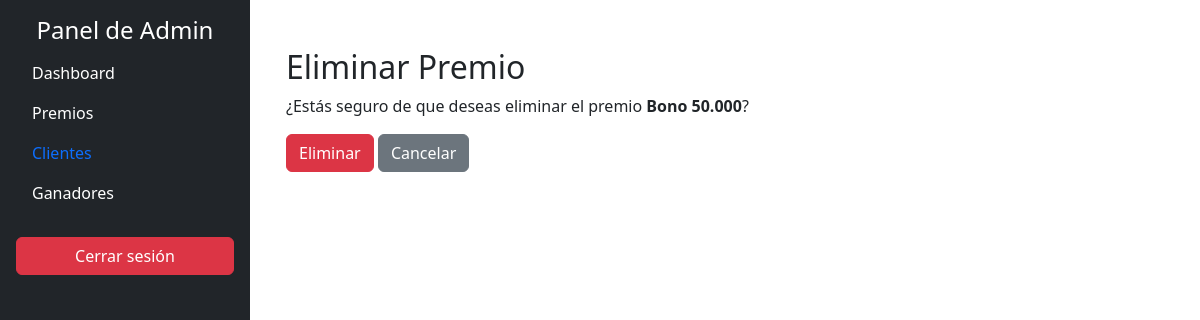
The page /ruleta/admin/premios/eliminar/1/ (signed in) on the database as committed earlier.
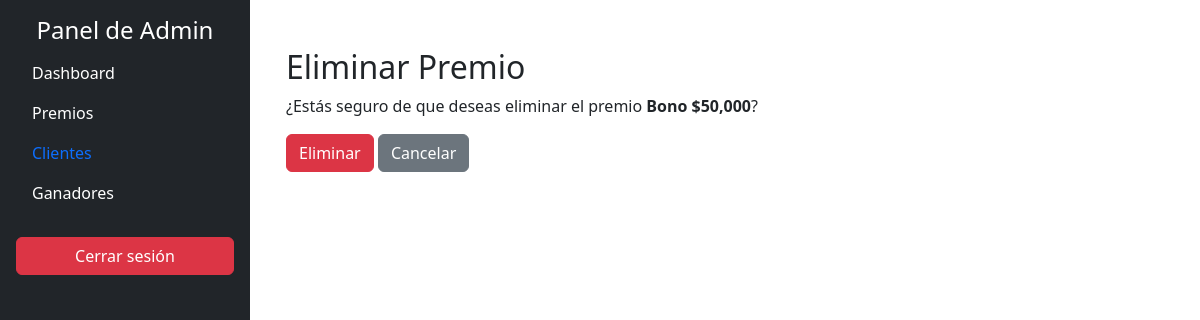
The same page on the database as committed later.
### ruleta/models.py (models this page shows, shortened)
class Premio(models.Model):
    nombre = models.CharField(max_length=50)
    descripcion = models.TextField()
    probabilidad = models.FloatField(help_text="Probabilidad de ganar este premio (en porcentaje)")
    estado = models.BooleanField(default=True)  # Activo/Inactivo

### ruleta/views.py (the view)
# urls.py: path('admin/premios/eliminar/<int:pk>/', views.EliminarPremioView.as_view(), name='eliminar_premio'),
class EliminarPremioView(UserPassesTestMixin, DeleteView):
    model = Premio
    template_name = 'admin/eliminar_premio.html'  # Crea esta plantilla si es necesario
    success_url = reverse_lazy('premios_crud')
    def test_func(self):
        return self.request.user.is_superuser

### ruleta/templates/admin/eliminar_premio.html (shortened to what this page needs)
{% extends 'base.html' %}
{% block content %}
<div class="container mt-4">
  <h2>Eliminar Premio</h2>
  <p>¿Estás seguro de que deseas eliminar el premio <strong>{{ object.nombre }}</strong>?</p>
  <form method="post">
    <button type="submit" class="btn btn-danger">Eliminar</button>
    <a href="{% url 'premios_crud' %}" class="btn btn-secondary">Cancelar</a>
  </form>
</div>
{% endblock %}

Rows that differ between the two databases and show on the page:
changed Premio: nombre "Bono 50.000" → "Bono $50,000"
